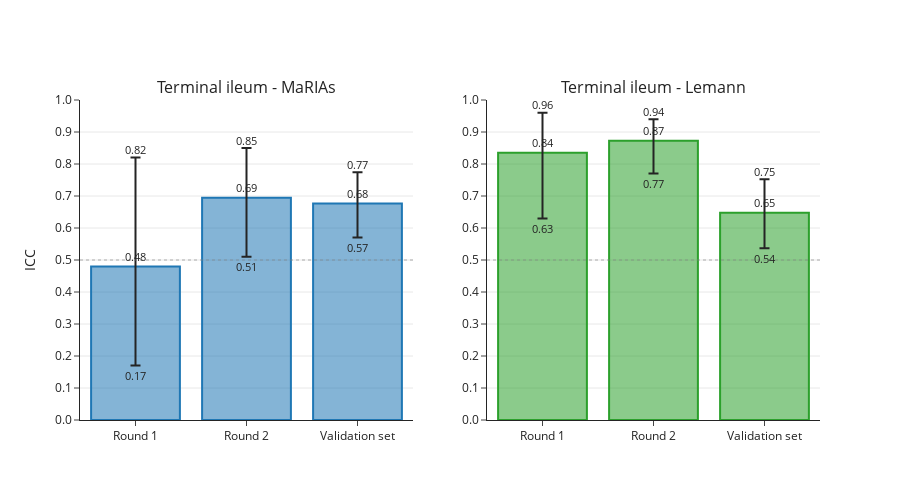

Here is the notebook cell this chart was saved with:
### Code cell
df_temp = per_segment_combined.copy()

df = df_temp[df_temp['Segment'] == 'Terminal ileum']

df.reset_index(drop=True, inplace=True)
#df['lower_limit'] = df['CI95%']

for i in df.index:
    lower_limit = df.loc[i, 'CI95%'][0]
    upper_limit = df.loc[i, 'CI95%'][1]
    df.loc[i, 'lower_limit'] = lower_limit
    df.loc[i, 'upper_limit'] = upper_limit

df['error_lower'] = df['ICC'] - df['lower_limit']
df['error_upper'] = df['upper_limit'] - df['ICC']

df['system'] = np.where(df['Scoring Round'].str.contains('MaRIA'), 'MaRIA', 'Lemann')
df['round'] = np.where(
    df['Scoring Round'].str.contains('Validation'), 'Validation', 
    np.where(df['Scoring Round'].str.contains('Round 1'), 'Round 1', 'Round 2')
)

df.drop(columns=['Segment', 'CI95%'], inplace=True)

df.set_index('Scoring Round', inplace=True, drop=True)

# Ensure desired order
df['system'] = pd.Categorical(df['system'], categories=['MaRIA', 'Lemann'], ordered=True)
df['round'] = pd.Categorical(df['round'], categories=['Round 1', 'Round 2', 'Validation'], ordered=True)
df = df.sort_values(by=['system', 'round']).copy()

print(df)

def color_to_rgba(hex_color, alpha):
    """Convert hex color to rgba with transparency."""
    hex_color = hex_color.lstrip('#')
    rgb = tuple(int(hex_color[i:i+2], 16) for i in (0, 2, 4))
    return f'rgba({rgb[0]}, {rgb[1]}, {rgb[2]}, {alpha})'

# Define custom colors
color1 = '#1f77b4'  # Blue for MaRIA
color2 = '#2ca02c'  # Green for Lemann

# Prepare data
x_labels = ['Round 1', 'Round 2', 'Validation set']
icc_values = df['ICC'].tolist()
errors_lower = df['error_lower'].tolist()
errors_upper = df['error_upper'].tolist()
conf_intervals = list(zip(df['lower_limit'], df['upper_limit']))

# Create subplot with titles
fig = sp.make_subplots(rows=1, cols=2, subplot_titles=("Terminal ileum - MaRIAs", "Terminal ileum - Lemann"))

# MaRIA (first 3)
fig.add_trace(go.Bar(
    x=x_labels,
    y=icc_values[:3],
    error_y=dict(
        type='data',
        symmetric=False,
        array=errors_upper[:3],
        arrayminus=errors_lower[:3],
        thickness=2,
        width=5
    ),
    marker=dict(
        color=color_to_rgba(color1, 0.55),
        line=dict(color=color1, width=2)
    ),
    name='Segmental MaRIA'
), row=1, col=1)

# Lemann (last 3)
fig.add_trace(go.Bar(
    x=x_labels,
    y=icc_values[3:],
    error_y=dict(
        type='data',
        symmetric=False,
        array=errors_upper[3:],
        arrayminus=errors_lower[3:],
        thickness=2,
        width=5
    ),
    marker=dict(
        color=color_to_rgba(color2, 0.55),
        line=dict(color=color2, width=2)
    ),
    name='Segmental Lemann'
), row=1, col=2)

# Add annotations (ICC, CI values)
for col in [1, 2]:
    base_idx = 0 if col == 1 else 3
    for i, label in enumerate(x_labels):
        idx = base_idx + i
        icc = icc_values[idx]
        ci_lower, ci_upper = conf_intervals[idx]

        # ICC value on bar
        fig.add_annotation(
            x=label, y=icc,
            text=f"{icc:.2f}",
            showarrow=False,
            yshift=10,
            font=dict(size=11),
            row=1, col=col
        )

        # Upper bound label
        fig.add_annotation(
            x=label, y=ci_upper,
            text=f"{ci_upper:.2f}",
            showarrow=False,
            yshift=8,
            font=dict(size=11),
            row=1, col=col
        )

        # Lower bound label
        fig.add_annotation(
            x=label, y=ci_lower,
            text=f"{ci_lower:.2f}",
            showarrow=False,
            yshift=-10,
            font=dict(size=11),
            row=1, col=col
        )

# Add horizontal reference line at ICC = 0.5
for i in range(1, 3):
    fig.add_shape(
        type="line",
        x0=-0.5, x1=2.5,
        y0=0.5, y1=0.5,
        xref=f'x{i}',
        yref=f'y{i}',
        line=dict(color="gray", width=2, dash="dot"),
    )

# Final layout tweaks
fig.update_layout(
    template="simple_white",
    yaxis_title="ICC",
    width=900,
    height=500,
    showlegend=False
)

fig.update_yaxes(range=[0, 1], showgrid=True)
fig.update_xaxes(range=[-0.5, 2.5])
fig.update_yaxes(tickvals=np.arange(0, 1.1, 0.1),
                 ticktext=[f"{i:.1f}" for i in np.arange(0, 1.1, 0.1)])

fig.show()

### Figure 1 — Plotly figure (JSON) as saved in the notebook; plotly's stock layout.template omitted (floating-point values rounded to 4 significant figures)
{"data": [{"error_y": {"array": [0.3405, 0.1558, 0.09776], "arrayminus": [0.3095, 0.1842, 0.1062], "symmetric": false, "thickness": 2, "type": "data", "width": 5}, "marker": {"color": "rgba(31, 119, 180, 0.55)", "line": {"color": "#1f77b4", "width": 2}}, "name": "Segmental MaRIA", "type": "bar", "x": ["Round 1", "Round 2", "Validation set"], "xaxis": "x", "y": [0.4795, 0.6942, 0.6762], "yaxis": "y"}, {"error_y": {"array": [0.1248, 0.06697, 0.1046], "arrayminus": [0.2052, 0.103, 0.1104], "symmetric": false, "thickness": 2, "type": "data", "width": 5}, "marker": {"color": "rgba(44, 160, 44, 0.55)", "line": {"color": "#2ca02c", "width": 2}}, "name": "Segmental Lemann", "type": "bar", "x": ["Round 1", "Round 2", "Validation set"], "xaxis": "x2", "y": [0.8352, 0.873, 0.6474], "yaxis": "y2"}], "layout": {"annotations": [{"font": {"size": 16}, "showarrow": false, "text": "Terminal ileum - MaRIAs", "x": 0.225, "xanchor": "center", "xref": "paper", "y": 1, "yanchor": "bottom", "yref": "paper"}, {"font": {"size": 16}, "showarrow": false, "text": "Terminal ileum - Lemann", "x": 0.775, "xanchor": "center", "xref": "paper", "y": 1, "yanchor": "bottom", "yref": "paper"}, {"font": {"size": 11}, "showarrow": false, "text": "0.48", "x": "Round 1", "xref": "x", "y": 0.4795, "yref": "y", "yshift": 10}, {"font": {"size": 11}, "showarrow": false, "text": "0.82", "x": "Round 1", "xref": "x", "y": 0.82, "yref": "y", "yshift": 8}, {"font": {"size": 11}, "showarrow": false, "text": "0.17", "x": "Round 1", "xref": "x", "y": 0.17, "yref": "y", "yshift": -10}, {"font": {"size": 11}, "showarrow": false, "text": "0.69", "x": "Round 2", "xref": "x", "y": 0.6942, "yref": "y", "yshift": 10}, {"font": {"size": 11}, "showarrow": false, "text": "0.85", "x": "Round 2", "xref": "x", "y": 0.85, "yref": "y", "yshift": 8}, {"font": {"size": 11}, "showarrow": false, "text": "0.51", "x": "Round 2", "xref": "x", "y": 0.51, "yref": "y", "yshift": -10}, {"font": {"size": 11}, "showarrow": false, "text": "0.68", "x": "Validation set", "xref": "x", "y": 0.6762, "yref": "y", "yshift": 10}, {"font": {"size": 11}, "showarrow": false, "text": "0.77", "x": "Validation set", "xref": "x", "y": 0.774, "yref": "y", "yshift": 8}, {"font": {"size": 11}, "showarrow": false, "text": "0.57", "x": "Validation set", "xref": "x", "y": 0.57, "yref": "y", "yshift": -10}, {"font": {"size": 11}, "showarrow": false, "text": "0.84", "x": "Round 1", "xref": "x2", "y": 0.8352, "yref": "y2", "yshift": 10}, {"font": {"size": 11}, "showarrow": false, "text": "0.96", "x": "Round 1", "xref": "x2", "y": 0.96, "yref": "y2", "yshift": 8}, {"font": {"size": 11}, "showarrow": false, "text": "0.63", "x": "Round 1", "xref": "x2", "y": 0.63, "yref": "y2", "yshift": -10}, {"font": {"size": 11}, "showarrow": false, "text": "0.87", "x": "Round 2", "xref": "x2", "y": 0.873, "yref": "y2", "yshift": 10}, {"font": {"size": 11}, "showarrow": false, "text": "0.94", "x": "Round 2", "xref": "x2", "y": 0.94, "yref": "y2", "yshift": 8}, {"font": {"size": 11}, "showarrow": false, "text": "0.77", "x": "Round 2", "xref": "x2", "y": 0.77, "yref": "y2", "yshift": -10}, {"font": {"size": 11}, "showarrow": false, "text": "0.65", "x": "Validation set", "xref": "x2", "y": 0.6474, "yref": "y2", "yshift": 10}, {"font": {"size": 11}, "showarrow": false, "text": "0.75", "x": "Validation set", "xref": "x2", "y": 0.752, "yref": "y2", "yshift": 8}, {"font": {"size": 11}, "showarrow": false, "text": "0.54", "x": "Validation set", "xref": "x2", "y": 0.537, "yref": "y2", "yshift": -10}], "height": 500, "shapes": [{"line": {"color": "gray", "dash": "dot", "width": 2}, "type": "line", "x0": -0.5, "x1": 2.5, "xref": "x", "y0": 0.5, "y1": 0.5, "yref": "y"}, {"line": {"color": "gray", "dash": "dot", "width": 2}, "type": "line", "x0": -0.5, "x1": 2.5, "xref": "x2", "y0": 0.5, "y1": 0.5, "yref": "y2"}], "showlegend": false, "width": 900, "xaxis": {"anchor": "y", "domain": [0, 0.45], "range": [-0.5, 2.5]}, "xaxis2": {"anchor": "y2", "domain": [0.55, 1], "range": [-0.5, 2.5]}, "yaxis": {"anchor": "x", "domain": [0, 1], "range": [0, 1], "showgrid": true, "ticktext": ["0.0", "0.1", "0.2", "0.3", "0.4", "0.5", "0.6", "0.7", "0.8", "0.9", "1.0"], "tickvals": [0.0, 0.1, 0.2, 0.3, 0.4, 0.5, 0.6, 0.7, 0.8, 0.9, 1.0], "title": {"text": "ICC"}}, "yaxis2": {"anchor": "x2", "domain": [0, 1], "range": [0, 1], "showgrid": true, "ticktext": ["0.0", "0.1", "0.2", "0.3", "0.4", "0.5", "0.6", "0.7", "0.8", "0.9", "1.0"], "tickvals": [0.0, 0.1, 0.2, 0.3, 0.4, 0.5, 0.6, 0.7, 0.8, 0.9, 1.0]}}}
